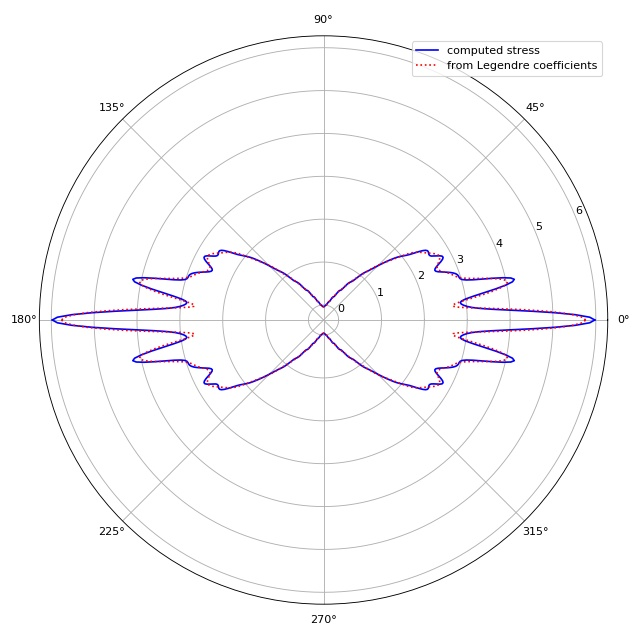

The script that drew this image:
"""Decomposition of stress in Legendre polynomials

To compute the GGF, :func:`ggf.globgeomfact.coeff2ggf` uses the
coefficients of the decomposition of the stress into Legendre
polynomials :math:`P_n(\text{cos}(\theta))`. This example visualizes
the small differences between the original stress and the stress
computed from the Legendre coefficients. This plot is automatically
produced by the original Matlab script *StretcherNStress.m*.
"""
import matplotlib.pylab as plt
import numpy as np
import percache

from ggf.sci_funcs import legendrePlm
from ggf.stress.boyde2009 import stress


@percache.Cache("stress_decomposition.cache", livesync=True)
def compute(**kwargs):
    "Locally cached version of ggf.core.stress"
    return stress(**kwargs)


# compute default stress
theta, sigmarr, coeff = compute(ret_legendre_decomp=True,
                                numpoints=300)

# compute stress from coefficients
numpoints = theta.size
sigmarr_c = np.zeros((numpoints, 1), dtype=float)
for ii in range(numpoints):
    for jj, cc in enumerate(coeff):
        sigmarr_c[ii] += coeff[jj] * \
            np.real_if_close(legendrePlm(0, jj, np.cos(theta[ii])))

# polar plot
plt.figure(figsize=(8, 8))
ax = plt.subplot(111, projection="polar")
plt.plot(theta, sigmarr, '-b', label="computed stress")
plt.plot(theta + np.pi, sigmarr[::-1], '-b')
plt.plot(theta, sigmarr_c, ':r', label="from Legendre coefficients")
plt.plot(theta + np.pi, sigmarr_c[::-1], ':r')
plt.legend()

plt.tight_layout()
plt.show()
